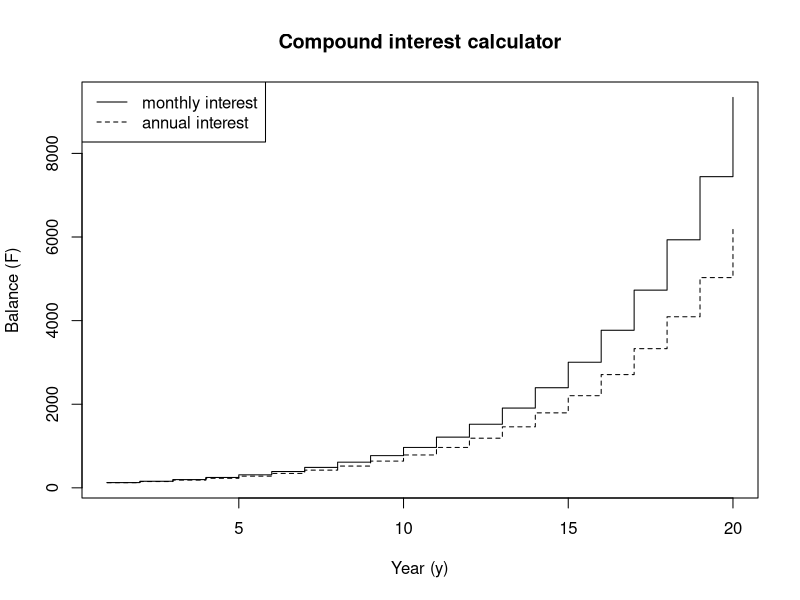

R code for this plot:
##########
## 11.2 ##
##########
#(a)
comp <- function(P,i,t=12,y,plotit=TRUE,...){
  yseq <- 1:y
  values <- P*(1+i/(100*t))^(t*yseq)
  
  if(plotit){  
    plot(yseq,values,type="s",...)
  } else {
    return(values)
  }
}
##(i)
comp(5000,4.4,y=10,plotit=F)[10]
##(ii)
comp(100,22.9,12,20,plotit=T,main="Compound interest calculator",ylab="Balance (F)",xlab="Year (y)")
##(iii)
ann <- comp(100,22.9,1,20,plotit=F)
lines(1:20,ann,lty=2,type="s")
legend("topleft",lty=c(1,2),legend=c("monthly interest","annual interest"))
#(b)
quad <- function(k1,k2,k3){
  if(any(c(missing(k1),missing(k2),missing(k3)))){
    return("At least one of k1, k2, k3 was missing")
  }
  x <- k2^2-4*k1*k3
  if(x<0){
    cat("No real roots\n")
  } else if(x==0){
    return(-k2/(2*k1))
  } else {
    return(c((-k2-x^0.5)/(2*k1),(-k2+x^0.5)/(2*k1)))
  }
}
##(i)
quad(k1=2,k2=-1,k3=-5)
quad(1,1,1)
##(ii)
quad(k1=1.3,k2=-8,k3=-3.13)
quad(2.25,-3,1)
quad(1.4,-2.2,-5.1)
quad(-5,10.11,-9.9)
##(iii)
quad(0)
